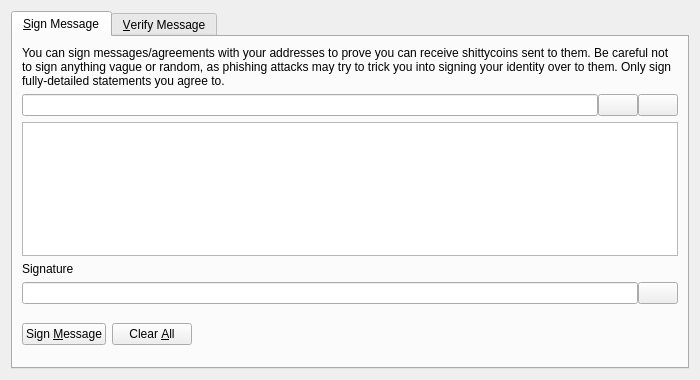
<?xml version="1.0" encoding="UTF-8"?>
<ui version="4.0">
 <class>SignVerifyMessageDialog</class>
 <widget class="QDialog" name="SignVerifyMessageDialog">
  <property name="geometry">
   <rect>
    <x>0</x>
    <y>0</y>
    <width>700</width>
    <height>380</height>
   </rect>
  </property>
  <property name="windowTitle">
   <string>Signatures - Sign / Verify a Message</string>
  </property>
  <property name="modal">
   <bool>true</bool>
  </property>
  <layout class="QVBoxLayout" name="verticalLayout">
   <item>
    <widget class="QTabWidget" name="tabWidget">
     <property name="currentIndex">
      <number>0</number>
     </property>
     <widget class="QWidget" name="tabSignMessage">
      <attribute name="title">
       <string>&amp;Sign Message</string>
      </attribute>
      <layout class="QVBoxLayout" name="verticalLayout_SM">
       <item>
        <widget class="QLabel" name="infoLabel_SM">
         <property name="text">
          <string>You can sign messages/agreements with your addresses to prove you can receive shittycoins sent to them. Be careful not to sign anything vague or random, as phishing attacks may try to trick you into signing your identity over to them. Only sign fully-detailed statements you agree to.</string>
         </property>
         <property name="textFormat">
          <enum>Qt::PlainText</enum>
         </property>
         <property name="wordWrap">
          <bool>true</bool>
         </property>
        </widget>
       </item>
       <item>
        <layout class="QHBoxLayout" name="horizontalLayout_1_SM">
         <property name="spacing">
          <number>0</number>
         </property>
         <item>
          <widget class="QValidatedLineEdit" name="addressIn_SM">
           <property name="toolTip">
            <string>The ShittyCoin address to sign the message with</string>
           </property>
          </widget>
         </item>
         <item>
          <widget class="QPushButton" name="addressBookButton_SM">
           <property name="toolTip">
            <string>Choose previously used address</string>
           </property>
           <property name="text">
            <string/>
           </property>
           <property name="icon">
            <iconset resource="../bitcoin.qrc">
             <normaloff>:/icons/address-book</normaloff>:/icons/address-book</iconset>
           </property>
           <property name="shortcut">
            <string>Alt+A</string>
           </property>
           <property name="autoDefault">
            <bool>false</bool>
           </property>
          </widget>
         </item>
         <item>
          <widget class="QPushButton" name="pasteButton_SM">
           <property name="toolTip">
            <string>Paste address from clipboard</string>
           </property>
           <property name="text">
            <string/>
           </property>
           <property name="icon">
            <iconset resource="../bitcoin.qrc">
             <normaloff>:/icons/editpaste</normaloff>:/icons/editpaste</iconset>
           </property>
           <property name="shortcut">
            <string>Alt+P</string>
           </property>
           <property name="autoDefault">
            <bool>false</bool>
           </property>
          </widget>
         </item>
        </layout>
       </item>
       <item>
        <widget class="QPlainTextEdit" name="messageIn_SM">
         <property name="toolTip">
          <string>Enter the message you want to sign here</string>
         </property>
        </widget>
       </item>
       <item>
        <widget class="QLabel" name="signatureLabel_SM">
         <property name="text">
          <string>Signature</string>
         </property>
         <property name="textFormat">
          <enum>Qt::PlainText</enum>
         </property>
        </widget>
       </item>
       <item>
        <layout class="QHBoxLayout" name="horizontalLayout_2_SM">
         <property name="spacing">
          <number>0</number>
         </property>
         <item>
          <widget class="QLineEdit" name="signatureOut_SM">
           <property name="font">
            <font>
             <italic>true</italic>
            </font>
           </property>
           <property name="readOnly">
            <bool>true</bool>
           </property>
          </widget>
         </item>
         <item>
          <widget class="QPushButton" name="copySignatureButton_SM">
           <property name="toolTip">
            <string>Copy the current signature to the system clipboard</string>
           </property>
           <property name="text">
            <string/>
           </property>
           <property name="icon">
            <iconset resource="../bitcoin.qrc">
             <normaloff>:/icons/editcopy</normaloff>:/icons/editcopy</iconset>
           </property>
           <property name="autoDefault">
            <bool>false</bool>
           </property>
          </widget>
         </item>
        </layout>
       </item>
       <item>
        <layout class="QHBoxLayout" name="horizontalLayout_3_SM">
         <item>
          <widget class="QPushButton" name="signMessageButton_SM">
           <property name="toolTip">
            <string>Sign the message to prove you own this ShittyCoin address</string>
           </property>
           <property name="text">
            <string>Sign &amp;Message</string>
           </property>
           <property name="icon">
            <iconset resource="../bitcoin.qrc">
             <normaloff>:/icons/edit</normaloff>:/icons/edit</iconset>
           </property>
           <property name="autoDefault">
            <bool>false</bool>
           </property>
          </widget>
         </item>
         <item>
          <widget class="QPushButton" name="clearButton_SM">
           <property name="toolTip">
            <string>Reset all sign message fields</string>
           </property>
           <property name="text">
            <string>Clear &amp;All</string>
           </property>
           <property name="icon">
            <iconset resource="../bitcoin.qrc">
             <normaloff>:/icons/remove</normaloff>:/icons/remove</iconset>
           </property>
           <property name="autoDefault">
            <bool>false</bool>
           </property>
          </widget>
         </item>
         <item>
          <spacer name="horizontalSpacer_1_SM">
           <property name="orientation">
            <enum>Qt::Horizontal</enum>
           </property>
           <property name="sizeHint" stdset="0">
            <size>
             <width>40</width>
             <height>48</height>
            </size>
           </property>
          </spacer>
         </item>
         <item>
          <widget class="QLabel" name="statusLabel_SM">
           <property name="font">
            <font>
             <weight>75</weight>
             <bold>true</bold>
            </font>
           </property>
           <property name="text">
            <string/>
           </property>
           <property name="wordWrap">
            <bool>true</bool>
           </property>
          </widget>
         </item>
         <item>
          <spacer name="horizontalSpacer_2_SM">
           <property name="orientation">
            <enum>Qt::Horizontal</enum>
           </property>
           <property name="sizeHint" stdset="0">
            <size>
             <width>40</width>
             <height>48</height>
            </size>
           </property>
          </spacer>
         </item>
        </layout>
       </item>
      </layout>
     </widget>
     <widget class="QWidget" name="tabVerifyMessage">
      <attribute name="title">
       <string>&amp;Verify Message</string>
      </attribute>
      <layout class="QVBoxLayout" name="verticalLayout_VM">
       <item>
        <widget class="QLabel" name="infoLabel_VM">
         <property name="text">
          <string>Enter the receiver's address, message (ensure you copy line breaks, spaces, tabs, etc. exactly) and signature below to verify the message. Be careful not to read more into the signature than what is in the signed message itself, to avoid being tricked by a man-in-the-middle attack. Note that this only proves the signing party receives with the address, it cannot prove sendership of any transaction!</string>
         </property>
         <property name="textFormat">
          <enum>Qt::PlainText</enum>
         </property>
         <property name="alignment">
          <set>Qt::AlignLeading|Qt::AlignLeft|Qt::AlignTop</set>
         </property>
         <property name="wordWrap">
          <bool>true</bool>
         </property>
        </widget>
       </item>
       <item>
        <layout class="QHBoxLayout" name="horizontalLayout_1_VM">
         <property name="spacing">
          <number>0</number>
         </property>
         <item>
          <widget class="QValidatedLineEdit" name="addressIn_VM">
           <property name="toolTip">
            <string>The ShittyCoin address the message was signed with</string>
           </property>
          </widget>
         </item>
         <item>
          <widget class="QPushButton" name="addressBookButton_VM">
           <property name="toolTip">
            <string>Choose previously used address</string>
           </property>
           <property name="text">
            <string/>
           </property>
           <property name="icon">
            <iconset resource="../bitcoin.qrc">
             <normaloff>:/icons/address-book</normaloff>:/icons/address-book</iconset>
           </property>
           <property name="shortcut">
            <string>Alt+A</string>
           </property>
           <property name="autoDefault">
            <bool>false</bool>
           </property>
          </widget>
         </item>
        </layout>
       </item>
       <item>
        <widget class="QPlainTextEdit" name="messageIn_VM"/>
       </item>
       <item>
        <widget class="QValidatedLineEdit" name="signatureIn_VM"/>
       </item>
       <item>
        <layout class="QHBoxLayout" name="horizontalLayout_2_VM">
         <item>
          <widget class="QPushButton" name="verifyMessageButton_VM">
           <property name="toolTip">
            <string>Verify the message to ensure it was signed with the specified ShittyCoin address</string>
           </property>
           <property name="text">
            <string>Verify &amp;Message</string>
           </property>
           <property name="icon">
            <iconset resource="../bitcoin.qrc">
             <normaloff>:/icons/transaction_0</normaloff>:/icons/transaction_0</iconset>
           </property>
           <property name="autoDefault">
            <bool>false</bool>
           </property>
          </widget>
         </item>
         <item>
          <widget class="QPushButton" name="clearButton_VM">
           <property name="toolTip">
            <string>Reset all verify message fields</string>
           </property>
           <property name="text">
            <string>Clear &amp;All</string>
           </property>
           <property name="icon">
            <iconset resource="../bitcoin.qrc">
             <normaloff>:/icons/remove</normaloff>:/icons/remove</iconset>
           </property>
           <property name="autoDefault">
            <bool>false</bool>
           </property>
          </widget>
         </item>
         <item>
          <spacer name="horizontalSpacer_1_VM">
           <property name="orientation">
            <enum>Qt::Horizontal</enum>
           </property>
           <property name="sizeHint" stdset="0">
            <size>
             <width>40</width>
             <height>48</height>
            </size>
           </property>
          </spacer>
         </item>
         <item>
          <widget class="QLabel" name="statusLabel_VM">
           <property name="font">
            <font>
             <weight>75</weight>
             <bold>true</bold>
            </font>
           </property>
           <property name="text">
            <string/>
           </property>
           <property name="wordWrap">
            <bool>true</bool>
           </property>
          </widget>
         </item>
         <item>
          <spacer name="horizontalSpacer_2_VM">
           <property name="orientation">
            <enum>Qt::Horizontal</enum>
           </property>
           <property name="sizeHint" stdset="0">
            <size>
             <width>40</width>
             <height>48</height>
            </size>
           </property>
          </spacer>
         </item>
        </layout>
       </item>
      </layout>
     </widget>
    </widget>
   </item>
  </layout>
 </widget>
 <customwidgets>
  <customwidget>
   <class>QValidatedLineEdit</class>
   <extends>QLineEdit</extends>
   <header>qvalidatedlineedit.h</header>
  </customwidget>
 </customwidgets>
 <resources>
  <include location="../bitcoin.qrc"/>
 </resources>
 <connections/>
</ui>
